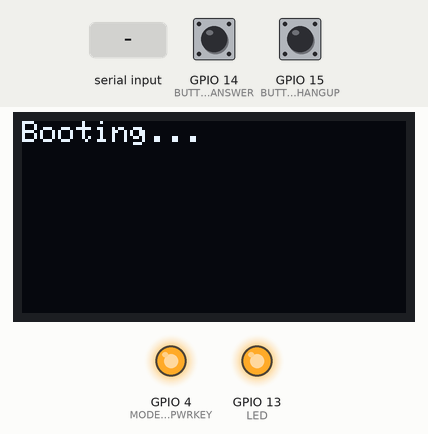
This program was run on a simulated ESP32. Parts: 128×64 one-colour display, output pins drawn as LEDs (lit = HIGH). The inputs (shaded band) are chosen by the test bench; at power-on: GPIO 14 (BUTTON_ANSWER) HIGH, GPIO 15 (BUTTON_HANGUP) HIGH. The modem accepts every AT command (registered, SIM ready, sends succeed) and sends nothing else; pins used as bus, display or sensor lines are not drawn; what the program prints to the serial monitor is not drawn.

Above: at 4.3 s.
At 12.8 s:
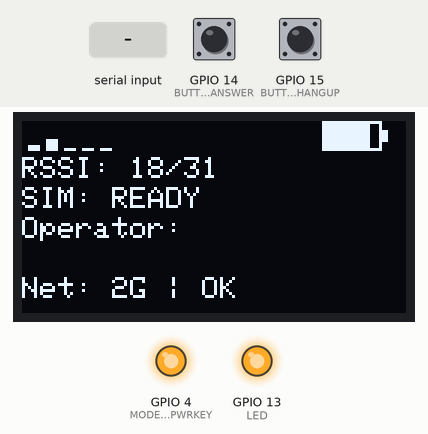
12.9 s: "READY" received over Serial
15.9 s: GPIO 14 (BUTTON_ANSWER) pulled LOW for 3.2 s
At 17.6 s:
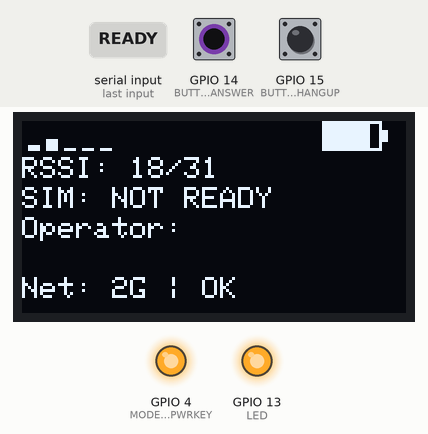
20.6 s: GPIO 15 (BUTTON_HANGUP) pulled LOW for 3.2 s
Timing chart, 0 to 23.6 s (numbered marks = the images above; inputs shaded):
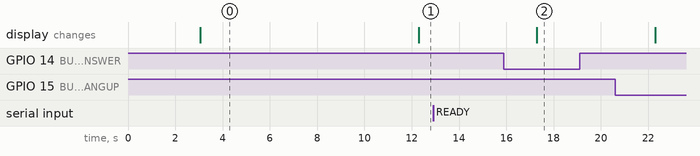

Measured:
- after the input at 12.9 s, every drawn part: stays the same
- what the display in image 0 shows lasts 9.2 s, from 3.1 s to 12.3 s

The program:

main.cpp
```cpp
#include <Arduino.h>
#include <HardwareSerial.h>
#include <Wire.h>
#include <TinyGsmClient.h>
#include <Adafruit_GFX.h>
#include <Adafruit_SSD1306.h>

// Pin definitions
#define MODEM_RST        5
#define MODEM_PWRKEY     4
#define MODEM_POWER_ON   23
#define MODEM_TX         27
#define MODEM_RX         26
#define SerialMon Serial
#define SerialAT  Serial2
#define LED              13
#define BUTTON_ANSWER 14
#define BUTTON_HANGUP 15


// Display setup
#define SCREEN_WIDTH 128
#define SCREEN_HEIGHT 64
#define OLED_ADDR 0x3C
Adafruit_SSD1306 display(SCREEN_WIDTH, SCREEN_HEIGHT, &Wire, -1);

// Modem
TinyGsm modem(SerialAT);

// Timing
unsigned long lastUpdate = 0;
const unsigned long updateInterval = 5000;

// Power on SIM800L
void powerOnModem() {
  pinMode(MODEM_PWRKEY, OUTPUT);
  pinMode(MODEM_POWER_ON, OUTPUT);
  pinMode(MODEM_RST, OUTPUT);
  digitalWrite(MODEM_RST, HIGH);
  digitalWrite(MODEM_POWER_ON, HIGH);
  delay(100);
  digitalWrite(MODEM_PWRKEY, LOW);
  delay(1100);
  digitalWrite(MODEM_PWRKEY, HIGH);
}

// Manual SIM status check
bool isSimReady() {
  SerialAT.println("AT+CPIN?");
  delay(500);
  String resp = "";
  while (SerialAT.available()) {
    resp += (char)SerialAT.read();
  }
  return resp.indexOf("READY") >= 0;
}

// Manual network registration check
bool isRegistered() {
  SerialAT.println("AT+CREG?");
  delay(500);
  String resp = "";
  while (SerialAT.available()) {
    resp += (char)SerialAT.read();
  }
  return (resp.indexOf("0,1") >= 0 || resp.indexOf("0,5") >= 0);
}

// Get network mode (reuse AT+CNSMOD? parser)
String getNetworkModeText() {
  bool reg = isRegistered();
  if (reg) return "2G";
  else return "No Service";
}

// Get battery level (reuse AT+CBC parser)
int getBatteryLevel() {
  SerialAT.println("AT+CBC");
  delay(500);
  String resp = "";
  while (SerialAT.available()) {
    resp += (char)SerialAT.read();
  }
  if (resp.indexOf("+CBC:") >= 0) {
    int idx1 = resp.indexOf(",");
    int idx2 = resp.indexOf(",", idx1 + 1);
    if (idx1 > 0 && idx2 > idx1) {
      return resp.substring(idx1 + 1, idx2).toInt();
    }
  }
  return -1;
}

void setup() {
  pinMode(LED, OUTPUT);
  digitalWrite(LED, HIGH);
  SerialMon.begin(115200);
  delay(3000);

  Wire.begin(21, 22);
  if (!display.begin(SSD1306_SWITCHCAPVCC, OLED_ADDR)) {
    SerialMon.println(F("OLED init failed"));
    while (true);
  }
  pinMode(BUTTON_ANSWER, INPUT_PULLUP);
  pinMode(BUTTON_HANGUP, INPUT_PULLUP);


  display.clearDisplay();
  display.setTextSize(1);
  display.setTextColor(WHITE);
  display.setCursor(0, 0);
  display.println("Booting...");
  display.display();

  powerOnModem();
  delay(3000);

  SerialMon.println("Starting SerialAT...");
  SerialAT.begin(115200, SERIAL_8N1, MODEM_RX, MODEM_TX);
  delay(3000);

  modem.restart();
  SerialMon.println("Modem restarted");
}

void loop() {
  // Serial passthrough
  while (SerialAT.available()) {
    SerialMon.write(SerialAT.read());
  }
  while (SerialMon.available()) {
    SerialAT.write(SerialMon.read());
  }
  // Check for button presses
  if (digitalRead(BUTTON_ANSWER) == LOW) {  // Answer button pressed (active low)
    delay(200);  // debounce
    SerialMon.println("Answering call...");
    SerialAT.println("ATA");             // Answer the call
    SerialAT.println("AT+CHFA=1");       // Set audio channel to speaker
    SerialAT.println("AT+CMIC=0,15");;  // Set microphone gain max
  }

  if (digitalRead(BUTTON_HANGUP) == LOW) {  // Hangup button pressed (active low)
    delay(200);  // debounce
    SerialMon.println("Hanging up...");
    SerialAT.println("ATH");  // Hang up the call
  }


  // OLED update every 5 sec
  if (millis() - lastUpdate > updateInterval) {
    lastUpdate = millis();

    int rssi = modem.getSignalQuality();
    String simStatus = isSimReady() ? "READY" : "NOT READY";
    String operatorName = modem.getOperator();
    String netMode = getNetworkModeText();
    bool reg = isRegistered();
    int batt = getBatteryLevel();

    int bars = map(rssi, 0, 31, 0, 5);
    bars = constrain(bars, 0, 5);

    display.clearDisplay();

    // Signal bars (top-left)
    for (int i = 0; i < 5; i++) {
      int h = (i < bars) ? (2 + i * 2) : 1;
      int y = 10 - h;
      display.fillRect(2 + i * 6, y, 4, h, WHITE);
    }

    // Battery icon (top-right)
    int battX = 100, battY = 0, battH = 10, battW = 20;
    display.drawRect(battX, battY, battW, battH, WHITE);
    display.fillRect(battX + battW, battY + 3, 2, 4, WHITE);
    int battBars = map(batt, 0, 100, 0, battW - 2);
    display.fillRect(battX + 1, battY + 1, battBars, battH - 2, WHITE);

    display.setTextSize(1);
    display.setTextColor(WHITE);

    display.setCursor(0, 12);
    display.print("RSSI: ");
    display.print(rssi);
    display.println("/31");

    display.setCursor(0, 22);
    display.print("SIM: ");
    display.println(simStatus);

    display.setCursor(0, 32);
    display.print("Operator:");
    display.println(operatorName);

    display.setCursor(0, 52);
    display.print("Net: ");
    display.print(netMode);
    display.print(" | ");
    display.print(reg ? "OK" : "Fail");

    display.display();
  }
}
```
